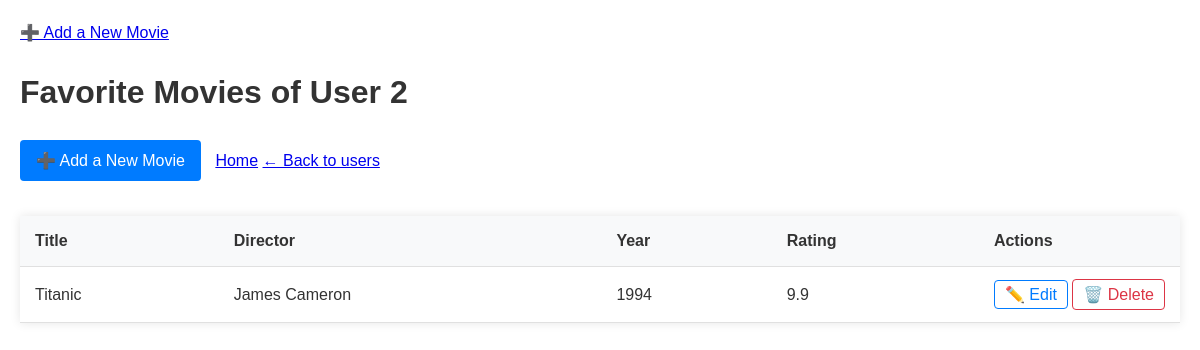
The page /user/2 on the database as committed earlier.
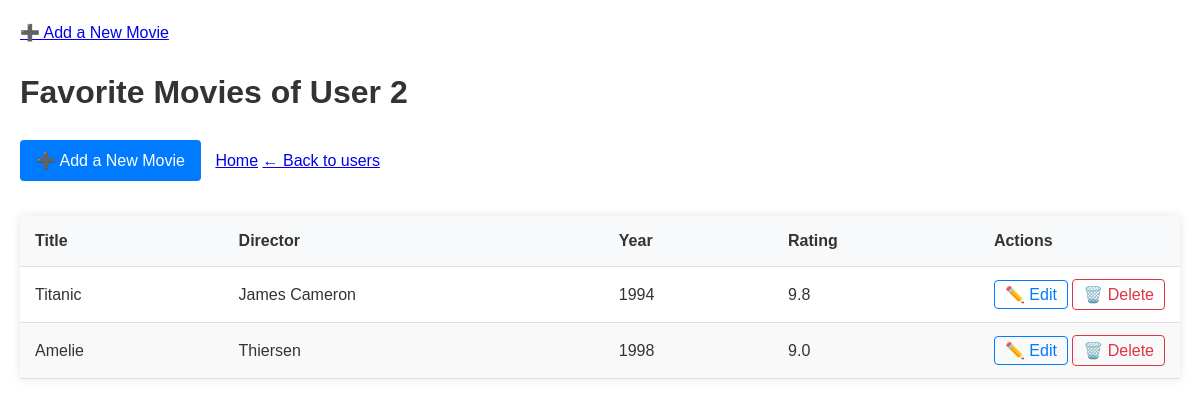
The same page on the database as committed later.
### models.py (models this page shows)
class Movie(Base):
    __tablename__ = "movies"
    id = Column(Integer, primary_key=True)
    user_id = Column(Integer, ForeignKey("users.id"))
    title = Column(String, nullable=False)
    director = Column(String)
    writer = Column(String)
    actors = Column(String)
    year = Column(Integer)
    rating = Column(Float, CheckConstraint('rating >= 0 AND rating <= 10'))
    genre = Column(String)
    runtime = Column(String)
    plot = Column(Text)
    comment = Column(Text)
    user = relationship("User", back_populates="movies")

### app.py (the view)
@app.route("/user/<int:user_id>")
def user_movies(user_id):
    user = data_manager.get_user_by_id(user_id)
    movies = data_manager.get_user_movies(user_id)
    return render_template("movie_list.html", user_id=user_id, movies=movies)

### data_manager/sqlite_data_manager.py (called while the page is built)
    def get_user_movies(self, user_id):
        session = self.Session()
        try:
            user = session.query(User).filter_by(id=user_id).first()
            if user:
                return user.movies
            return []
        finally:
            session.close()

    def get_user_by_id(self, user_id):
        session = self.Session()
        try:
            return session.query(User).filter_by(id=user_id).first()
        finally:
            session.close()

### templates/movie_list.html (shortened to what this page needs)
<!DOCTYPE html>
<html lang="en">
<head>
    <link rel="stylesheet" href="{{ url_for('static', filename='styles.css') }}">
</head>
<body>
<a href="{{ url_for('add_movie', user_id=user_id) }}">➕ Add a New Movie</a>
{% extends "base.html" %}
{% block content %}
  <h1>Favorite Movies of User {{ user_id }}</h1>
  <div class="table-controls">
    <a href="{{ url_for('add_movie', user_id=user_id) }}" class="btn">➕ Add a New Movie</a>
    <a href="{{ url_for('home') }}">Home</a>
    <a href="{{ url_for('list_users') }}">← Back to users</a>
  </div>
  <div class="table-container">
    <table>
      <thead>
        <tr>
          <th>Title</th>
          <th>Director</th>
          <th>Year</th>
          <th>Rating</th>
          <th class="actions">Actions</th>
        </tr>
      </thead>
      <tbody>
        {% for movie in movies %}
          <tr>
            <td data-label="Title">{{ movie.title }}</td>
            <td data-label="Director">{{ movie.director or '-' }}</td>
            <td data-label="Year">{{ movie.year or '-' }}</td>
            <td data-label="Rating">{{ "%.1f"|format(movie.rating) if movie.rating else '-' }}</td>
            <td data-label="Actions" class="actions">
              <a href="{{ url_for('update_movie', user_id=user_id, movie_id=movie.id) }}" class="edit-btn">✏️ Edit</a>
               <form action="{{ url_for('delete_movie', user_id=user_id, movie_id=movie.id) }}" method="POST" style="display: inline;">
                 <button type="submit" class="delete-btn">🗑️ Delete</button>
                </form>
            </td>
          </tr>
        {% endfor %}
      </tbody>
    </table>
  </div>
{% endblock %}

### templates/base.html (shortened to what this page needs)
<!DOCTYPE html>
<html lang="en">
<head>
    <link rel="stylesheet" href="{{ url_for('static', filename='styles.css') }}">
</head>
<body>
    {% block content %}{% endblock %}
</body>
</html>

### static/styles.css (style rules this page uses)
body { font-family: Arial, sans-serif; line-height: 1.6; margin: 0; padding: 20px; color: #333; }
.table-container { overflow-x: auto; margin: 20px 0; max-width: 1200px; margin-left: auto; margin-right: auto; box-shadow: 0 0 10px rgba(0,0,0,0.1); }
table { width: 100%; border-collapse: collapse; min-width: 600px; }
th, td { padding: 12px 15px; text-align: left; border-bottom: 1px solid #e0e0e0; }
th { background-color: #f8f9fa; font-weight: 600; color: #333; position: sticky; top: 0; }
tr:nth-child(even) { background-color: #f9f9f9; }
.actions { white-space: nowrap; width: 120px; }
.btn { display: inline-block; padding: 8px 16px; background-color: #007bff; color: white; text-decoration: none; border-radius: 4px; margin-right: 10px; margin-bottom: 15px; transition: all 0.3s; }
.edit-btn { color: #007bff; text-decoration: none; padding: 5px 10px; border: 1px solid #007bff; border-radius: 4px; transition: all 0.3s; }
.delete-btn { color: #dc3545; background: none; border: 1px solid #dc3545; border-radius: 4px; padding: 5px 10px; cursor: pointer; transition: all 0.3s; font-family: inherit; font-size: inherit; }

Rows that differ between the two databases and show on the page:
changed Movie "Titanic": rating "9.9" → "9.8"
added Movie: title "Amelie", director "Thiersen", year "1998", rating "9.0"
